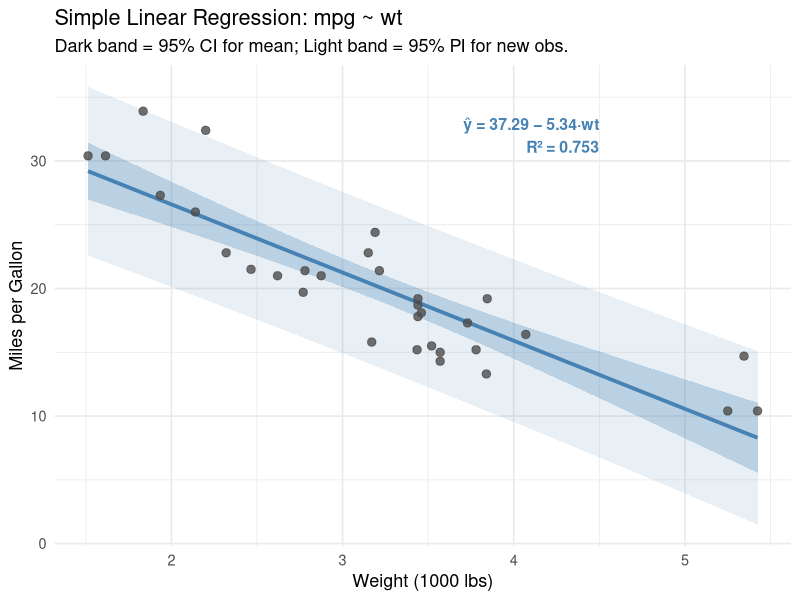
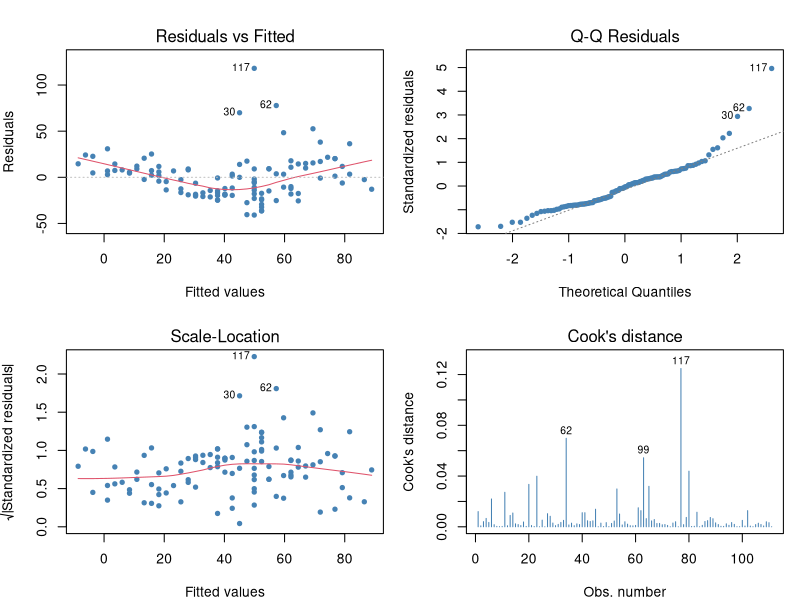
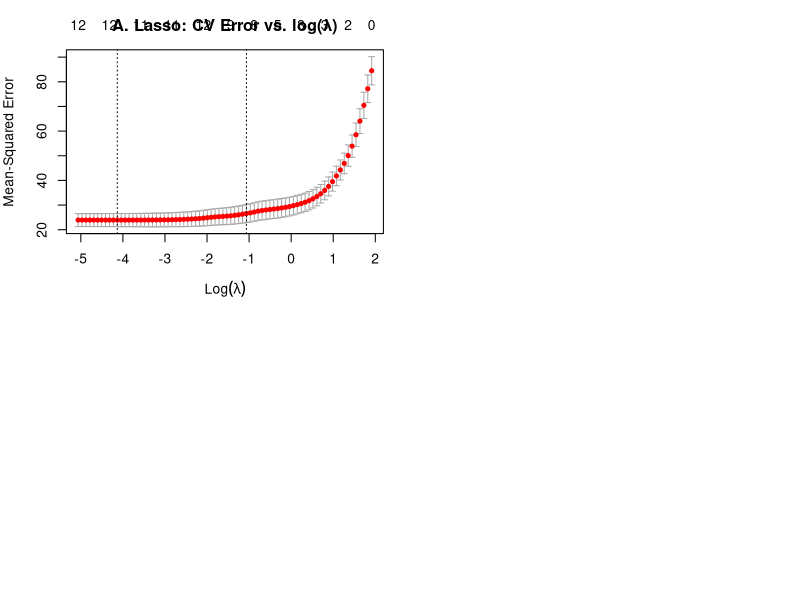
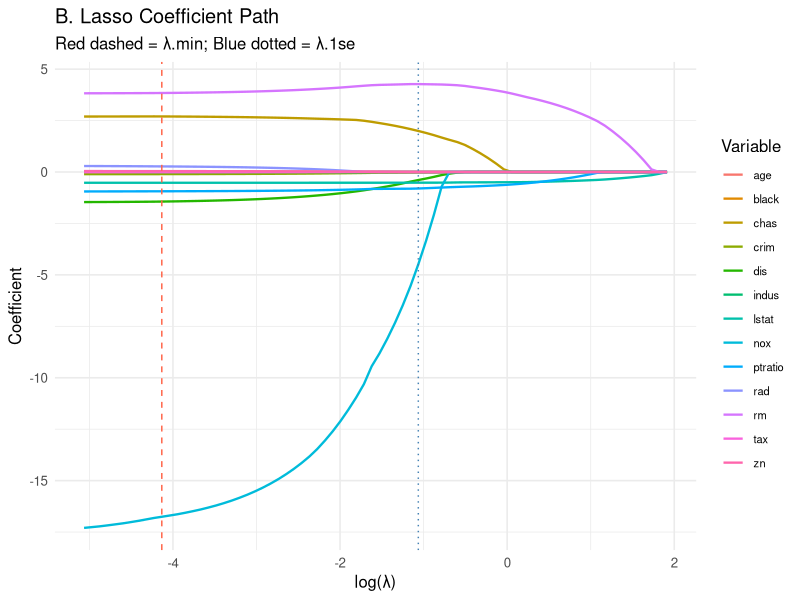
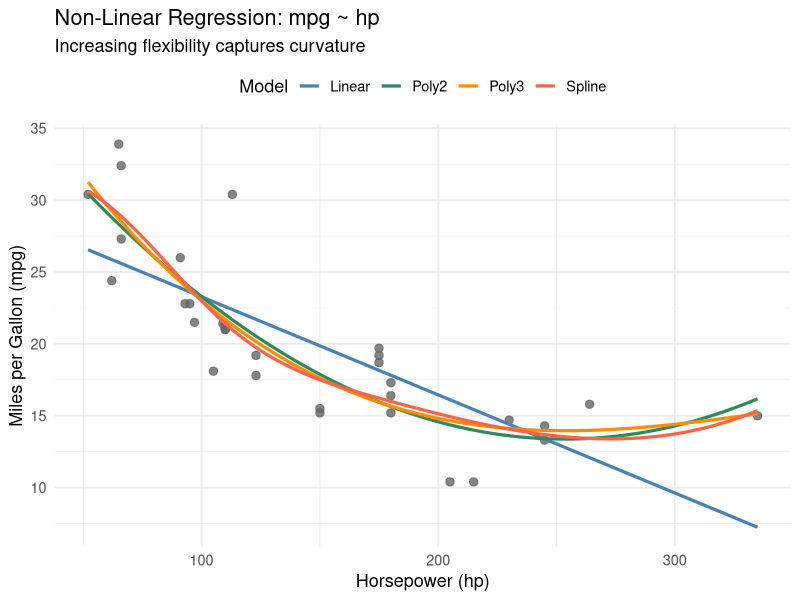
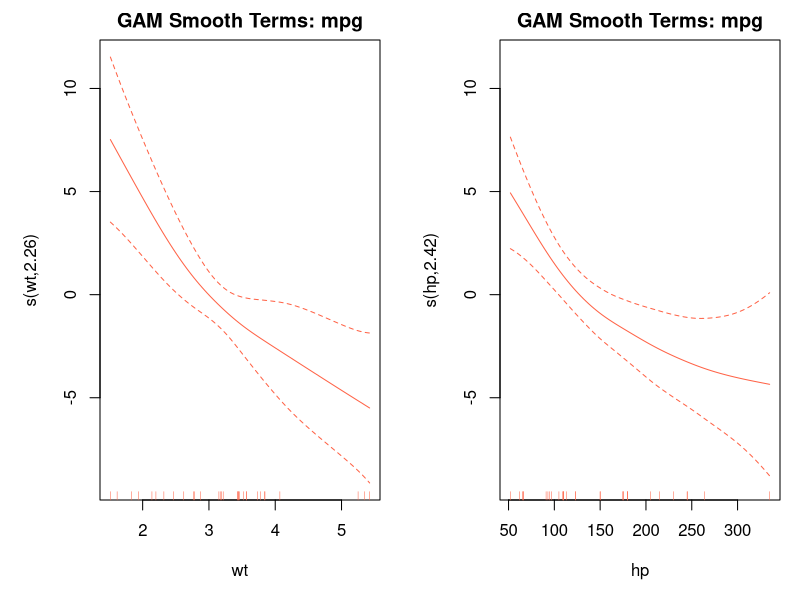
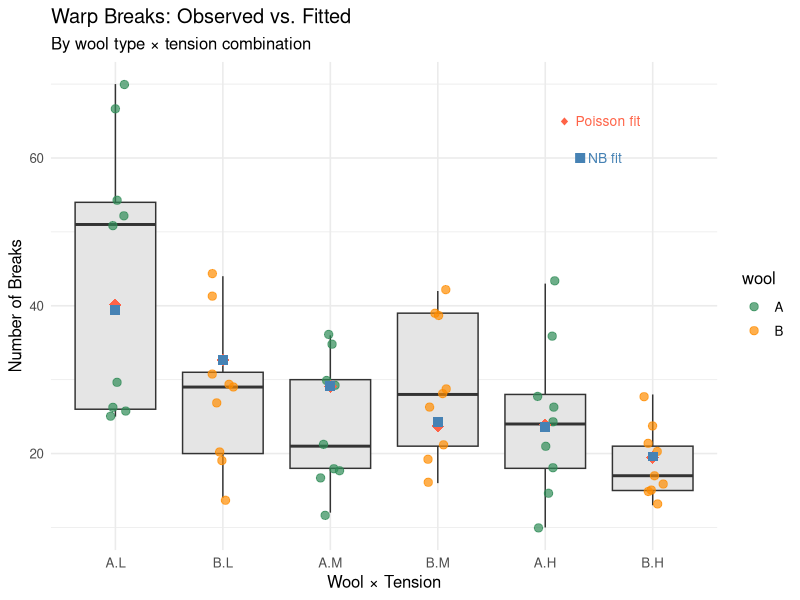
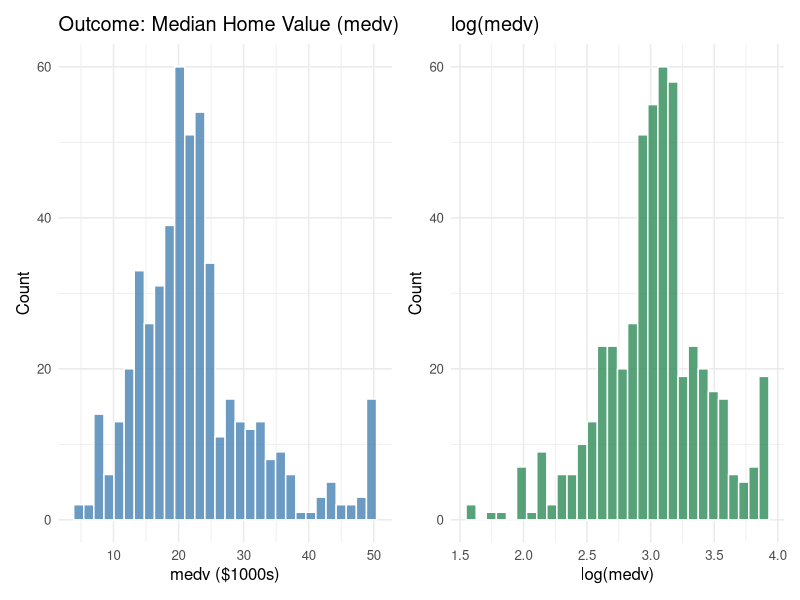

Write R code to recreate these figures, in order.
## ---- chunk 1
# Load all libraries needed for this chapter
library(tidyverse)
library(knitr)
library(kableExtra)
library(patchwork)
library(car)           # regression diagnostics
library(lmtest)        # Breusch-Pagan, Durbin-Watson
library(glmnet)        # Ridge and Lasso
library(mgcv)          # GAM
library(MASS)          # stepwise selection, datasets
library(broom)         # tidy model output
## ---- chunk 2
# --- Simple linear regression: mpg ~ wt ---
data(mtcars)
slr_model <- lm(mpg ~ wt, data = mtcars)
summary(slr_model)
## ---- chunk 3
# --- Tidy output ---
tidy_slr <- broom::tidy(slr_model, conf.int = TRUE)

tidy_slr$term <- sub("^\\(Intercept\\)$", "Intercept", tidy_slr$term)

tidy_slr[, -c(1)] |>
  round(4) |>
  # Add the column while it's still a data frame/tibble
  add_column(Term = tidy_slr$term, .before = 1) |> 
  # Now turn it into a kable
  kable(caption   = "Simple Linear Regression: mpg ~ wt",
        col.names = c("Term", "Estimate", "SE", "t", "p-value", 
                      "CI Lower", "CI Upper"),
        row.names = FALSE) |>
  kable_styling(bootstrap_options = c("striped", "hover"),
                full_width = FALSE)
## ---- chunk 4
# --- Regression plot with CI and PI ---
pred_df <- data.frame(wt = seq(min(mtcars$wt),
                                 max(mtcars$wt),
                                 length.out = 100))
ci_band <- predict(slr_model, pred_df,
                    interval = "confidence")
pi_band <- predict(slr_model, pred_df,
                    interval = "prediction")

plot_df <- bind_cols(pred_df,
                      as.data.frame(ci_band),
                      as.data.frame(pi_band) |>
                        rename(pi_lwr = lwr,
                               pi_upr = upr,
                               pi_fit = fit))

p1 <- ggplot(mtcars, aes(x = wt, y = mpg)) +
  geom_ribbon(data = plot_df,
              aes(x = wt, ymin = pi_lwr,
                  ymax = pi_upr, y = fit),
              fill = "steelblue", alpha = 0.12) +
  geom_ribbon(data = plot_df,
              aes(x = wt, ymin = lwr,
                  ymax = upr, y = fit),
              fill = "steelblue", alpha = 0.28) +
  geom_line(data  = plot_df,
            aes(x = wt, y = fit),
            color = "steelblue", linewidth = 1.3) +
  geom_point(color = "gray30", size = 2.5,
             alpha = 0.8) +
  annotate("text", x = 4.5, y = 32,
           label = paste0("ŷ = 37.29 − 5.34·wt\n",
                           "R² = 0.753"),
           hjust = 1, size = 4, color = "steelblue",
           fontface = "bold") +
  labs(title    = "Simple Linear Regression: mpg ~ wt",
       subtitle = "Dark band = 95% CI for mean; Light band = 95% PI for new obs.",
       x        = "Weight (1000 lbs)",
       y        = "Miles per Gallon") +
  theme_minimal(base_size = 13)

p1
## ---- chunk 5
# --- Multiple regression: mpg ~ wt + hp + am ---
mlr_model <- lm(mpg ~ wt + hp + am, data = mtcars)
summary(mlr_model)
## ---- chunk 6
# --- ANOVA table ---
kable(anova(mlr_model),
      caption = "ANOVA Table: Multiple Regression",
      digits  = 4) |>
  kable_styling(bootstrap_options = c("striped","hover"),
                full_width = FALSE)
## ---- chunk 7
# --- Variance Inflation Factors ---
vif_vals <- car::vif(mlr_model)
vif_df   <- data.frame(
  Variable = names(vif_vals),
  VIF      = round(vif_vals, 3),
  Status   = ifelse(vif_vals > 5, "Concern", "OK")
)

kable(vif_df,
      caption = "Variance Inflation Factors") |>
  kable_styling(bootstrap_options = c("striped","hover"),
                full_width = FALSE) |>
  column_spec(3, bold = TRUE,
              color = ifelse(vif_df$Status == "Concern",
                             "tomato","darkgreen"))
## ---- chunk 8
# --- Compare models ---
slr_wt    <- lm(mpg ~ wt, data = mtcars)
mlr_full  <- lm(mpg ~ wt + hp + am + disp + cyl,
                 data = mtcars)

model_comp <- data.frame(
  Model         = c("SLR (wt only)",
                     "MLR (wt + hp + am)",
                     "MLR (5 predictors)"),
  R2            = round(c(summary(slr_wt)$r.squared,
                           summary(mlr_model)$r.squared,
                           summary(mlr_full)$r.squared), 4),
  Adj_R2        = round(c(summary(slr_wt)$adj.r.squared,
                           summary(mlr_model)$adj.r.squared,
                           summary(mlr_full)$adj.r.squared), 4),
  AIC           = round(c(AIC(slr_wt),
                           AIC(mlr_model),
                           AIC(mlr_full)), 2),
  Residual_SE   = round(c(summary(slr_wt)$sigma,
                           summary(mlr_model)$sigma,
                           summary(mlr_full)$sigma), 4)
)

kable(model_comp,
      caption   = "Model Comparison",
      col.names = c("Model","R²","Adj. R²",
                    "AIC","Residual SE")) |>
  kable_styling(bootstrap_options = c("striped","hover"),
                full_width = FALSE)
## ---- chunk 9
# --- Diagnose the Ozone ~ Temp model ---
aq_cc     <- na.omit(airquality)
diag_model <- lm(Ozone ~ Temp, data = aq_cc)

# Four standard diagnostic plots
par(mfrow = c(2, 2), mar = c(4, 4, 3, 1))
plot(diag_model, which = 1:4,
     col = "steelblue", pch = 19, cex = 0.7)
## ---- chunk 10
# --- Formal tests ---
cat("=== Formal Assumption Tests ===\n\n")

# Normality
sw_test <- shapiro.test(residuals(diag_model))
cat("Shapiro-Wilk (normality):\n")
cat("  W =", round(sw_test$statistic, 4),
    " p =", round(sw_test$p.value, 4), "\n\n")

# Homoscedasticity
bp_test <- lmtest::bptest(diag_model)
cat("Breusch-Pagan (homoscedasticity):\n")
cat("  BP =", round(bp_test$statistic, 4),
    " p =", round(bp_test$p.value, 4), "\n\n")

# Linearity
reset_test <- lmtest::resettest(diag_model)
cat("RESET test (linearity):\n")
cat("  F =", round(reset_test$statistic, 4),
    " p =", round(reset_test$p.value, 4), "\n")
## ---- chunk 11
# --- Apply remedy: log-transform Ozone ---
aq_cc$log_Ozone <- log(aq_cc$Ozone)
model_log <- lm(log_Ozone ~ Temp, data = aq_cc)

# Compare diagnostics
diag_before <- data.frame(
  Metric = c("Shapiro-Wilk p","Breusch-Pagan p",
              "RESET p","Adj. R²"),
  Before = round(c(
    shapiro.test(residuals(diag_model))$p.value,
    lmtest::bptest(diag_model)$p.value,
    lmtest::resettest(diag_model)$p.value,
    summary(diag_model)$adj.r.squared
  ), 4),
  After  = round(c(
    shapiro.test(residuals(model_log))$p.value,
    lmtest::bptest(model_log)$p.value,
    lmtest::resettest(model_log)$p.value,
    summary(model_log)$adj.r.squared
  ), 4)
)

kable(diag_before,
      caption = "Diagnostics: Before and After Log Transformation") |>
  kable_styling(bootstrap_options = c("striped","hover"),
                full_width = FALSE) |>
  column_spec(3, bold = TRUE,
              color = ifelse(
                diag_before$After > diag_before$Before,
                "darkgreen","steelblue"))
## ---- chunk 12
# --- Variable selection on Boston dataset ---
data(Boston, package = "MASS")

# Full model
full_model <- lm(medv ~ ., data = Boston)

# Backward stepwise (AIC)
step_aic <- stepAIC(full_model,
                     direction = "backward",
                     trace     = FALSE)

# Backward stepwise (BIC)
n_boston  <- nrow(Boston)
step_bic  <- stepAIC(full_model,
                     direction = "backward",
                     k         = log(n_boston),
                     trace     = FALSE)

# Compare models
selection_comp <- data.frame(
  Method     = c("Full Model",
                  "Stepwise AIC",
                  "Stepwise BIC"),
  N_Vars     = c(length(coef(full_model))-1,
                  length(coef(step_aic))-1,
                  length(coef(step_bic))-1),
  Adj_R2     = round(c(summary(full_model)$adj.r.squared,
                        summary(step_aic)$adj.r.squared,
                        summary(step_bic)$adj.r.squared), 4),
  AIC        = round(c(AIC(full_model),
                        AIC(step_aic),
                        AIC(step_bic)), 2),
  BIC        = round(c(BIC(full_model),
                        BIC(step_aic),
                        BIC(step_bic)), 2)
)

kable(selection_comp,
      caption   = "Variable Selection Comparison",
      col.names = c("Method","# Variables",
                    "Adj. R²","AIC","BIC")) |>
  kable_styling(bootstrap_options = c("striped","hover"),
                full_width = FALSE)
## ---- chunk 13
# --- Cross-validated MSE for model comparison ---
set.seed(42)
cv_mse <- function(model_formula, data, k = 10) {
  # Extract the outcome variable name from the formula so this
  # function works for ANY dataset/outcome (e.g. mpg in Exercise 10.4),
  # not just medv/Boston.
  outcome <- all.vars(model_formula)[1]
  folds   <- caret::createFolds(data[[outcome]], k = k)
  mse_vals <- sapply(folds, function(idx) {
    fit  <- lm(model_formula,
                data = data[-idx, ])
    pred <- predict(fit, data[idx, ])
    mean((data[[outcome]][idx] - pred)^2)
  })
  mean(mse_vals)
}

cv_results <- data.frame(
  Model    = c("Full (13 vars)",
                "AIC selected",
                "BIC selected"),
  CV_MSE   = round(c(
    cv_mse(medv ~ ., Boston),
    cv_mse(formula(step_aic), Boston),
    cv_mse(formula(step_bic), Boston)
  ), 4)
)

kable(cv_results,
      caption = "10-Fold CV MSE: Variable Selection") |>
  kable_styling(bootstrap_options = c("striped","hover"),
                full_width = FALSE) |>
  column_spec(2, bold = TRUE,
              color = ifelse(
                cv_results$CV_MSE == min(cv_results$CV_MSE),
                "darkgreen","steelblue"))
## ---- chunk 14
# --- Ridge and Lasso on Boston ---
data(Boston, package = "MASS")

X_boston <- as.matrix(Boston[, -which(names(Boston) == "medv")])
y_boston <- Boston$medv

# Standardize (glmnet does this internally with standardize=TRUE)
set.seed(42)

# Ridge (alpha = 0)
cv_ridge <- cv.glmnet(X_boston, y_boston,
                       alpha  = 0,
                       nfolds = 10)

# Lasso (alpha = 1)
cv_lasso <- cv.glmnet(X_boston, y_boston,
                       alpha  = 1,
                       nfolds = 10)

cat("=== Optimal Lambda Values ===\n")
cat("Ridge  lambda.min:", round(cv_ridge$lambda.min, 4), "\n")
cat("Lasso  lambda.min:", round(cv_lasso$lambda.min, 4), "\n")
## ---- chunk 15
# --- Coefficient comparison ---
ridge_coef <- coef(cv_ridge, s = "lambda.min")[-1]
lasso_coef <- coef(cv_lasso, s = "lambda.min")[-1]
ols_coef   <- coef(lm(medv ~ ., data = Boston))[-1]

coef_comp <- data.frame(
  Variable   = names(ols_coef),
  OLS        = round(ols_coef, 4),
  Ridge      = round(as.numeric(ridge_coef), 4),
  Lasso      = round(as.numeric(lasso_coef), 4)
)

kable(coef_comp,
      caption = "Coefficient Comparison: OLS vs. Regularized") |>
  kable_styling(bootstrap_options = c("striped","hover"),
                font_size = 11) |>
  column_spec(4, bold = TRUE,
              color = ifelse(
                coef_comp$Lasso == 0,"tomato","black"))
## ---- chunk 16
# --- Lasso coefficient path ---
lasso_full <- glmnet(X_boston, y_boston, alpha = 1)

p1 <- plot(cv_lasso,
           main = "A. Lasso: CV Error vs. log(λ)")

# Coefficient path
coef_path <- as.matrix(lasso_full$beta)
lambda_seq <- lasso_full$lambda
path_df    <- as.data.frame(t(coef_path)) |>
  mutate(log_lambda = log(lambda_seq)) |>
  pivot_longer(-log_lambda,
               names_to  = "Variable",
               values_to = "Coefficient")

ggplot(path_df,
       aes(x = log_lambda, y = Coefficient,
           color = Variable)) +
  geom_line(linewidth = 0.8) +
  geom_vline(xintercept = log(cv_lasso$lambda.min),
             linetype = "dashed", color = "tomato") +
  geom_vline(xintercept = log(cv_lasso$lambda.1se),
             linetype = "dotted", color = "steelblue") +
  labs(title    = "B. Lasso Coefficient Path",
       subtitle = "Red dashed = λ.min; Blue dotted = λ.1se",
       x        = "log(λ)",
       y        = "Coefficient") +
  theme_minimal(base_size = 12) +
  theme(legend.position = "right",
        legend.text     = element_text(size = 8))
## ---- chunk 17
# --- Polynomial and spline regression ---
data(mtcars)

# Fit models of increasing complexity for mpg ~ hp
models_nl <- list(
  Linear   = lm(mpg ~ hp,            data = mtcars),
  Poly2    = lm(mpg ~ poly(hp, 2),   data = mtcars),
  Poly3    = lm(mpg ~ poly(hp, 3),   data = mtcars),
  Spline   = lm(mpg ~ splines::bs(hp, df = 5),
                 data = mtcars)
)

# Compare AIC and Adj. R²
nl_compare <- data.frame(
  Model  = names(models_nl),
  Adj_R2 = round(sapply(models_nl, function(m)
    summary(m)$adj.r.squared), 4),
  AIC    = round(sapply(models_nl, AIC), 2)
)

kable(nl_compare,
      caption   = "Non-Linear Model Comparison: mpg ~ hp",
      col.names = c("Model","Adj. R²","AIC")) |>
  kable_styling(bootstrap_options = c("striped","hover"),
                full_width = FALSE) |>
  column_spec(3, bold = TRUE,
              color = ifelse(nl_compare$AIC ==
                               min(nl_compare$AIC),
                             "darkgreen","steelblue"))
## ---- chunk 18
# --- Visualize fitted curves ---
hp_seq <- data.frame(hp = seq(min(mtcars$hp),
                                max(mtcars$hp),
                                length.out = 200))

pred_nl <- map_dfr(names(models_nl), function(nm) {
  data.frame(
    hp    = hp_seq$hp,
    mpg   = predict(models_nl[[nm]], hp_seq),
    Model = nm
  )
})

ggplot(mtcars, aes(x = hp, y = mpg)) +
  geom_point(color = "gray40", size = 2.5,
             alpha = 0.8) +
  geom_line(data = pred_nl,
            aes(color = Model),
            linewidth = 1.1) +
  scale_color_manual(
    values = c("Linear"  = "steelblue",
               "Poly2"   = "seagreen",
               "Poly3"   = "darkorange",
               "Spline"  = "tomato")) +
  labs(title    = "Non-Linear Regression: mpg ~ hp",
       subtitle = "Increasing flexibility captures curvature",
       x        = "Horsepower (hp)",
       y        = "Miles per Gallon (mpg)",
       color    = "Model") +
  theme_minimal(base_size = 13) +
  theme(legend.position = "top")
## ---- chunk 19
# --- GAM for mpg with multiple smooth terms ---
gam_model <- mgcv::gam(
  mpg ~ s(wt) + s(hp) + am,
  data   = mtcars,
  method = "REML"
)

summary(gam_model)
## ---- chunk 20
# --- Plot GAM smooth terms ---
par(mfrow = c(1, 2), mar = c(4, 4, 3, 1))
plot(gam_model, shade = TRUE,
     shade.col = "steelblue",
     col = "tomato",
     seWithMean = TRUE,
     pages = 1,
     main = "GAM Smooth Terms: mpg")
## ---- chunk 21
# --- Poisson regression: warpbreaks dataset ---
# Count of warp breaks by wool type and tension
data(warpbreaks)

cat("Outcome variable (breaks) summary:\n")
cat("Mean:", mean(warpbreaks$breaks), "\n")
cat("Variance:", var(warpbreaks$breaks), "\n")
cat("Overdispersion ratio:",
    round(var(warpbreaks$breaks) /
            mean(warpbreaks$breaks), 2), "\n\n")

# Poisson regression
pois_model <- glm(breaks ~ wool + tension,
                   data   = warpbreaks,
                   family = poisson(link = "log"))
summary(pois_model)
## ---- chunk 22
# --- Incidence Rate Ratios (IRR = exp(coef)) ---
irr_df <- data.frame(
  Term     = names(coef(pois_model))[-1],
  IRR      = round(exp(coef(pois_model))[-1], 4),
  CI_lower = round(exp(confint(pois_model))[-1, 1], 4),
  CI_upper = round(exp(confint(pois_model))[-1, 2], 4),
  p_value  = round(summary(pois_model)$coefficients[-1, 4], 4)
)

kable(irr_df,
      caption   = "Poisson Regression: Incidence Rate Ratios",
      col.names = c("Term","IRR",
                    "95% CI Lower","95% CI Upper","p-value")) |>
  kable_styling(bootstrap_options = c("striped","hover"),
                full_width = FALSE) |>
  column_spec(2, bold = TRUE,
              color = ifelse(irr_df$IRR > 1,
                             "tomato","steelblue"))
## ---- chunk 23
# --- Check and handle overdispersion ---
# Quasi-Poisson (accounts for overdispersion)
qpois_model <- glm(breaks ~ wool + tension,
                    data   = warpbreaks,
                    family = quasipoisson(link = "log"))

# Negative Binomial
nb_model <- MASS::glm.nb(breaks ~ wool + tension,
                          data = warpbreaks)

# Compare standard errors
se_comparison <- data.frame(
  Term     = names(coef(pois_model))[-1],
  SE_Pois  = round(summary(pois_model)$coef[-1,"Std. Error"], 4),
  SE_QPois = round(summary(qpois_model)$coef[-1,"Std. Error"], 4),
  SE_NB    = round(summary(nb_model)$coef[-1,"Std. Error"], 4)
)

kable(se_comparison,
      caption   = "Standard Error Comparison: Overdispersion Handling",
      col.names = c("Term","Poisson SE",
                    "Quasi-Poisson SE","NB SE")) |>
  kable_styling(bootstrap_options = c("striped","hover"),
                full_width = FALSE) |>
  column_spec(2, color = "tomato", bold = TRUE)
## ---- chunk 24
# --- Visualize fitted counts ---
warpbreaks$fitted_pois <- fitted(pois_model)
warpbreaks$fitted_nb   <- fitted(nb_model)

ggplot(warpbreaks, aes(x = interaction(wool, tension),
                        y = breaks)) +
  geom_boxplot(fill = "gray90", outlier.shape = NA) +
  geom_jitter(aes(color = wool), width = 0.1,
              size = 2.5, alpha = 0.7) +
  geom_point(aes(y = fitted_pois),
             shape = 18, size = 4,
             color = "tomato") +
  geom_point(aes(y = fitted_nb),
             shape = 15, size = 3,
             color = "steelblue") +
  annotate("text", x = 5.5, y = 65,
           label = "◆ Poisson fit",
           color = "tomato", size = 3.5) +
  annotate("text", x = 5.5, y = 60,
           label = "■ NB fit",
           color = "steelblue", size = 3.5) +
  scale_color_manual(values = c("A" = "seagreen",
                                 "B" = "darkorange")) +
  labs(title    = "Warp Breaks: Observed vs. Fitted",
       subtitle = "By wool type × tension combination",
       x        = "Wool × Tension",
       y        = "Number of Breaks") +
  theme_minimal(base_size = 12)
## ---- chunk 25
data(Boston, package = "MASS")

cat("Dimensions:", nrow(Boston), "×",
    ncol(Boston), "\n\n")

# Quick summary
tibble::glimpse(Boston)
## ---- chunk 26
# Missing values
cat("Missing values:", sum(is.na(Boston)), "\n\n")

# Distribution of outcome
p1 <- ggplot(Boston, aes(x = medv)) +
  geom_histogram(bins = 30, fill = "steelblue",
                 color = "white", alpha = 0.8) +
  labs(title = "Outcome: Median Home Value (medv)",
       x = "medv ($1000s)", y = "Count") +
  theme_minimal(base_size = 12)

p2 <- ggplot(Boston, aes(x = log(medv))) +
  geom_histogram(bins = 30, fill = "seagreen",
                 color = "white", alpha = 0.8) +
  labs(title = "log(medv)",
       x = "log(medv)", y = "Count") +
  theme_minimal(base_size = 12)

p1 + p2
## ---- chunk 27
# Correlation of each predictor with medv
cor_medv <- sort(cor(Boston)[,"medv"], decreasing = TRUE)
cor_df   <- data.frame(
  Variable    = names(cor_medv),
  Correlation = round(cor_medv, 4)
) |> filter(Variable != "medv")

kable(cor_df,
      caption = "Predictor Correlations with medv") |>
  kable_styling(bootstrap_options = c("striped","hover"),
                full_width = FALSE) |>
  column_spec(2, bold = TRUE,
              color = ifelse(abs(cor_df$Correlation) > 0.5,
                             "tomato","steelblue"))
## ---- chunk 28
# Fit OLS
ols_boston <- lm(medv ~ ., data = Boston)
cat("OLS Model Summary:\n")
cat("Adj. R²:", round(summary(ols_boston)$adj.r.squared, 4), "\n")
cat("Residual SE:", round(summary(ols_boston)$sigma, 4), "\n\n")

# Diagnostics
par(mfrow = c(2, 2), mar = c(4, 4, 3, 1))
plot(ols_boston, which = 1:4,
     col = "steelblue", pch = 19, cex = 0.6)
## ---- chunk 29
# Formal tests
diag_results <- data.frame(
  Test    = c("Shapiro-Wilk (normality)",
               "Breusch-Pagan (homoscedasticity)",
               "RESET (linearity)"),
  p_value = round(c(
    shapiro.test(residuals(ols_boston))$p.value,
    lmtest::bptest(ols_boston)$p.value,
    lmtest::resettest(ols_boston)$p.value
  ), 4),
  Decision = NA
)
diag_results$Decision <- ifelse(
  diag_results$p_value < 0.05,
  "Violated ✗", "Satisfied ✓")

kable(diag_results,
      caption = "Regression Diagnostic Tests") |>
  kable_styling(bootstrap_options = c("striped","hover"),
                full_width = FALSE) |>
  column_spec(3, bold = TRUE,
              color = ifelse(
                diag_results$Decision == "Satisfied ✓",
                "darkgreen","tomato"))
## ---- chunk 30
# Variable selection
step_boston <- stepAIC(ols_boston, direction = "both",
                        trace = FALSE)

# Regularization
X_b <- as.matrix(Boston[,-which(names(Boston)=="medv")])
y_b <- Boston$medv
set.seed(42)
cv_l <- cv.glmnet(X_b, y_b, alpha = 1, nfolds = 10)
cv_r <- cv.glmnet(X_b, y_b, alpha = 0, nfolds = 10)

# GAM
gam_boston <- mgcv::gam(
  medv ~ s(lstat) + s(rm) + s(dis) + s(nox) +
    chas + s(age) + s(rad, k = 5) + s(tax) +  # Reduced k for rad
    s(ptratio) + s(black) + s(crim) + s(zn) + s(indus),
  data   = Boston,
  method = "REML"
)

# 10-fold CV MSE for all models
set.seed(42)
folds_b <- caret::createFolds(Boston$medv, k = 10)

cv_mse_model <- function(model_obj, data_df) {
  mse_vals <- sapply(folds_b, function(idx) {
    pred <- predict(model_obj,
                    newdata = data_df[idx,])
    mean((data_df$medv[idx] - pred)^2)
  })
  mean(mse_vals)
}

# Lasso predictions
lasso_preds <- predict(cv_l, X_b,
                        s = "lambda.min")[,1]
lasso_cv_mse <- mean(sapply(folds_b, function(idx) {
  fit  <- glmnet(X_b[-idx,], y_b[-idx],
                  alpha = 1,
                  lambda = cv_l$lambda.min)
  pred <- predict(fit, X_b[idx,])[,1]
  mean((y_b[idx] - pred)^2)
}))

final_comparison <- data.frame(
  Model    = c("OLS (full)","Stepwise AIC",
                "Lasso","Ridge","GAM"),
  # NOTE: for the GAM, we use effective degrees of freedom (edf), not
  # raw coef() count. coef() on a mgcv::gam object returns every spline
  # basis coefficient, which vastly overstates model complexity since
  # penalization shrinks most of that basis flexibility away. edf is
  # the honest measure of how many "parameters worth" of flexibility
  # the fitted GAM is actually using.
  N_Params = c(length(coef(ols_boston))-1,
                length(coef(step_boston))-1,
                sum(coef(cv_l,
                         s="lambda.min") != 0)-1,
                length(coef(cv_r,
                         s="lambda.min"))-1,
                round(sum(gam_boston$edf), 1)),
  CV_MSE   = round(c(
    cv_mse_model(ols_boston, Boston),
    cv_mse_model(step_boston, Boston),
    lasso_cv_mse,
    mean(sapply(folds_b, function(idx) {
      fit  <- glmnet(X_b[-idx,], y_b[-idx],
                      alpha = 0,
                      lambda = cv_r$lambda.min)
      pred <- predict(fit, X_b[idx,])[,1]
      mean((y_b[idx] - pred)^2)
    })),
    cv_mse_model(gam_boston, Boston)
  ), 3)
)

kable(final_comparison |> arrange(CV_MSE),
      caption   = "Final Model Comparison: 10-Fold CV MSE",
      col.names = c("Model","# Parameters","CV MSE")) |>
  kable_styling(bootstrap_options = c("striped","hover"),
                full_width = FALSE) |>
  row_spec(1, bold = TRUE, background = "#EEF2FF")
## ---- chunk 31
# Plot GAM smooth terms for key predictors
par(mfrow = c(2, 3), mar = c(4, 4, 3, 1))

# Loop through the first 6 smooth terms
for(i in 1:6) {
  plot(gam_boston, select = i, 
       shade = TRUE, shade.col = "lightblue", 
       col = "tomato", seWithMean = TRUE)
}
